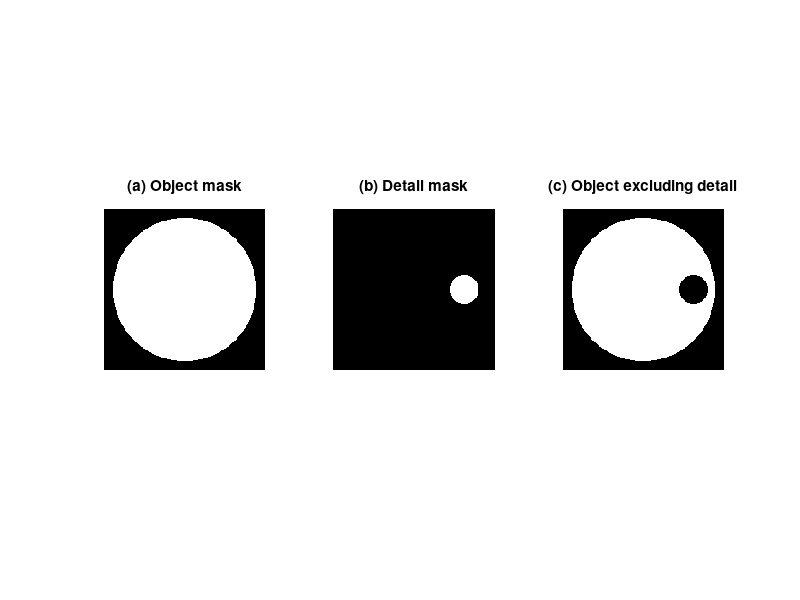

Recreate this plot in MATLAB.
% fig_phantom_masks.m - Figure 3.1: phantom construction
GRID = 180; CIRC_PIX = 160;
OBJ_DIAM_CM = 10.0; DET_DIAM_CM = 2.0;

[xx, yy] = meshgrid(0:GRID-1, 0:GRID-1);
c = (GRID-1)/2;

obj_mask = ((xx-c).^2 + (yy-c).^2) <= (CIRC_PIX/2)^2;

det_r = (DET_DIAM_CM / OBJ_DIAM_CM) * CIRC_PIX / 2;
dc    = [c + 0.7*CIRC_PIX/2, c];
det_mask = (((xx-dc(1)).^2 + (yy-dc(2)).^2) <= det_r^2) & obj_mask;

obj_only = obj_mask & ~det_mask;

figure('Position',[100 100 900 320]);
subplot(1,3,1); imagesc(obj_mask);  axis image off; colormap(gray);
title('(a) Object mask');
subplot(1,3,2); imagesc(det_mask);  axis image off;
title('(b) Detail mask');
subplot(1,3,3); imagesc(obj_only);  axis image off;
title('(c) Object excluding detail');

exportgraphics(gcf, 'fig_phantom_masks.png', 'Resolution', 200);
disp('Saved fig_phantom_masks.png');
